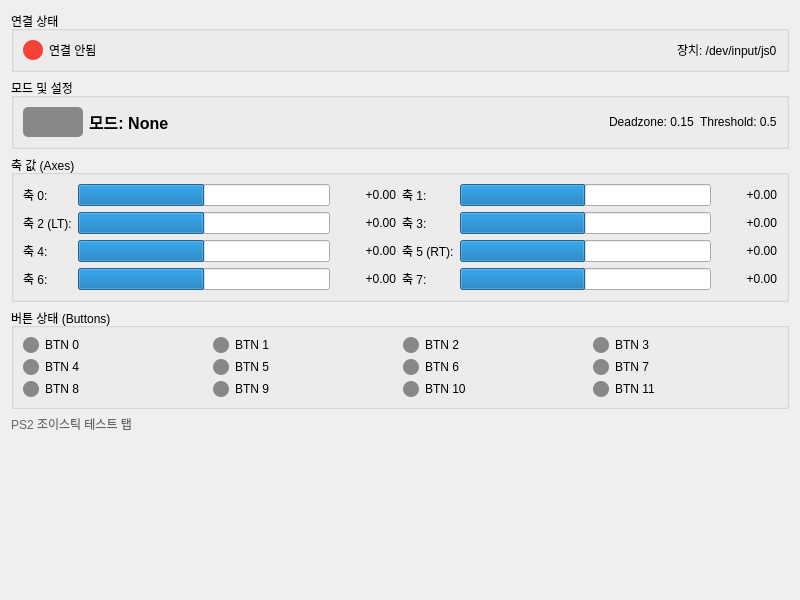
<?xml version="1.0" encoding="UTF-8"?>
<ui version="4.0">
 <class>PS2JoystickTestWidget</class>
 <widget class="QWidget" name="PS2JoystickTestWidget">
  <property name="geometry">
   <rect>
    <x>0</x>
    <y>0</y>
    <width>800</width>
    <height>600</height>
   </rect>
  </property>
  <layout class="QVBoxLayout" name="verticalLayout">
   <item>
    <!-- 연결 상태 그룹 -->
    <widget class="QGroupBox" name="groupBox_connection">
     <property name="title">
      <string>연결 상태</string>
     </property>
     <layout class="QHBoxLayout" name="horizontalLayout_connection">
      <item>
       <widget class="QLabel" name="label_connectionIndicator">
        <property name="minimumSize">
         <size>
          <width>20</width>
          <height>20</height>
         </size>
        </property>
        <property name="maximumSize">
         <size>
          <width>20</width>
          <height>20</height>
         </size>
        </property>
        <property name="styleSheet">
         <string>background-color: #F44336; border-radius: 10px;</string>
        </property>
        <property name="text">
         <string/>
        </property>
       </widget>
      </item>
      <item>
       <widget class="QLabel" name="label_connectionStatus">
        <property name="text">
         <string>연결 안됨</string>
        </property>
       </widget>
      </item>
      <item>
       <spacer name="horizontalSpacer_1">
        <property name="orientation">
         <enum>Qt::Horizontal</enum>
        </property>
        <property name="sizeHint" stdset="0">
         <size>
          <width>40</width>
          <height>20</height>
         </size>
        </property>
       </spacer>
      </item>
      <item>
       <widget class="QLabel" name="label_devicePath">
        <property name="text">
         <string>장치: /dev/input/js0</string>
        </property>
       </widget>
      </item>
     </layout>
    </widget>
   </item>
   <item>
    <!-- 모드 및 설정 그룹 -->
    <widget class="QGroupBox" name="groupBox_settings">
     <property name="title">
      <string>모드 및 설정</string>
     </property>
     <layout class="QHBoxLayout" name="horizontalLayout_settings">
      <item>
       <widget class="QLabel" name="label_modeIndicator">
        <property name="minimumSize">
         <size>
          <width>60</width>
          <height>30</height>
         </size>
        </property>
        <property name="styleSheet">
         <string>background-color: #888888; border-radius: 5px;</string>
        </property>
        <property name="text">
         <string/>
        </property>
       </widget>
      </item>
      <item>
       <widget class="QLabel" name="label_currentMode">
        <property name="font">
         <font>
          <pointsize>12</pointsize>
          <bold>true</bold>
         </font>
        </property>
        <property name="text">
         <string>모드: None</string>
        </property>
       </widget>
      </item>
      <item>
       <spacer name="horizontalSpacer_2">
        <property name="orientation">
         <enum>Qt::Horizontal</enum>
        </property>
        <property name="sizeHint" stdset="0">
         <size>
          <width>40</width>
          <height>20</height>
         </size>
        </property>
       </spacer>
      </item>
      <item>
       <widget class="QLabel" name="label_deadzone">
        <property name="text">
         <string>Deadzone: 0.15</string>
        </property>
       </widget>
      </item>
      <item>
       <widget class="QLabel" name="label_threshold">
        <property name="text">
         <string>Threshold: 0.5</string>
        </property>
       </widget>
      </item>
     </layout>
    </widget>
   </item>
   <item>
    <!-- 축 값 그룹 -->
    <widget class="QGroupBox" name="groupBox_axes">
     <property name="title">
      <string>축 값 (Axes)</string>
     </property>
     <layout class="QGridLayout" name="gridLayout_axes">
      <!-- 축 0 -->
      <item row="0" column="0">
       <widget class="QLabel" name="label_axis0">
        <property name="text"><string>축 0:</string></property>
       </widget>
      </item>
      <item row="0" column="1">
       <widget class="QProgressBar" name="progressBar_axis0">
        <property name="minimum"><number>0</number></property>
        <property name="maximum"><number>100</number></property>
        <property name="value"><number>50</number></property>
        <property name="textVisible"><bool>false</bool></property>
       </widget>
      </item>
      <item row="0" column="2">
       <widget class="QLabel" name="label_axisValue0">
        <property name="minimumSize"><size><width>60</width><height>0</height></size></property>
        <property name="text"><string>+0.00</string></property>
        <property name="alignment"><set>Qt::AlignRight|Qt::AlignVCenter</set></property>
       </widget>
      </item>
      <!-- 축 1 -->
      <item row="0" column="3">
       <widget class="QLabel" name="label_axis1">
        <property name="text"><string>축 1:</string></property>
       </widget>
      </item>
      <item row="0" column="4">
       <widget class="QProgressBar" name="progressBar_axis1">
        <property name="minimum"><number>0</number></property>
        <property name="maximum"><number>100</number></property>
        <property name="value"><number>50</number></property>
        <property name="textVisible"><bool>false</bool></property>
       </widget>
      </item>
      <item row="0" column="5">
       <widget class="QLabel" name="label_axisValue1">
        <property name="minimumSize"><size><width>60</width><height>0</height></size></property>
        <property name="text"><string>+0.00</string></property>
        <property name="alignment"><set>Qt::AlignRight|Qt::AlignVCenter</set></property>
       </widget>
      </item>
      <!-- 축 2 -->
      <item row="1" column="0">
       <widget class="QLabel" name="label_axis2">
        <property name="text"><string>축 2 (LT):</string></property>
       </widget>
      </item>
      <item row="1" column="1">
       <widget class="QProgressBar" name="progressBar_axis2">
        <property name="minimum"><number>0</number></property>
        <property name="maximum"><number>100</number></property>
        <property name="value"><number>50</number></property>
        <property name="textVisible"><bool>false</bool></property>
       </widget>
      </item>
      <item row="1" column="2">
       <widget class="QLabel" name="label_axisValue2">
        <property name="minimumSize"><size><width>60</width><height>0</height></size></property>
        <property name="text"><string>+0.00</string></property>
        <property name="alignment"><set>Qt::AlignRight|Qt::AlignVCenter</set></property>
       </widget>
      </item>
      <!-- 축 3 -->
      <item row="1" column="3">
       <widget class="QLabel" name="label_axis3">
        <property name="text"><string>축 3:</string></property>
       </widget>
      </item>
      <item row="1" column="4">
       <widget class="QProgressBar" name="progressBar_axis3">
        <property name="minimum"><number>0</number></property>
        <property name="maximum"><number>100</number></property>
        <property name="value"><number>50</number></property>
        <property name="textVisible"><bool>false</bool></property>
       </widget>
      </item>
      <item row="1" column="5">
       <widget class="QLabel" name="label_axisValue3">
        <property name="minimumSize"><size><width>60</width><height>0</height></size></property>
        <property name="text"><string>+0.00</string></property>
        <property name="alignment"><set>Qt::AlignRight|Qt::AlignVCenter</set></property>
       </widget>
      </item>
      <!-- 축 4 -->
      <item row="2" column="0">
       <widget class="QLabel" name="label_axis4">
        <property name="text"><string>축 4:</string></property>
       </widget>
      </item>
      <item row="2" column="1">
       <widget class="QProgressBar" name="progressBar_axis4">
        <property name="minimum"><number>0</number></property>
        <property name="maximum"><number>100</number></property>
        <property name="value"><number>50</number></property>
        <property name="textVisible"><bool>false</bool></property>
       </widget>
      </item>
      <item row="2" column="2">
       <widget class="QLabel" name="label_axisValue4">
        <property name="minimumSize"><size><width>60</width><height>0</height></size></property>
        <property name="text"><string>+0.00</string></property>
        <property name="alignment"><set>Qt::AlignRight|Qt::AlignVCenter</set></property>
       </widget>
      </item>
      <!-- 축 5 -->
      <item row="2" column="3">
       <widget class="QLabel" name="label_axis5">
        <property name="text"><string>축 5 (RT):</string></property>
       </widget>
      </item>
      <item row="2" column="4">
       <widget class="QProgressBar" name="progressBar_axis5">
        <property name="minimum"><number>0</number></property>
        <property name="maximum"><number>100</number></property>
        <property name="value"><number>50</number></property>
        <property name="textVisible"><bool>false</bool></property>
       </widget>
      </item>
      <item row="2" column="5">
       <widget class="QLabel" name="label_axisValue5">
        <property name="minimumSize"><size><width>60</width><height>0</height></size></property>
        <property name="text"><string>+0.00</string></property>
        <property name="alignment"><set>Qt::AlignRight|Qt::AlignVCenter</set></property>
       </widget>
      </item>
      <!-- 축 6 -->
      <item row="3" column="0">
       <widget class="QLabel" name="label_axis6">
        <property name="text"><string>축 6:</string></property>
       </widget>
      </item>
      <item row="3" column="1">
       <widget class="QProgressBar" name="progressBar_axis6">
        <property name="minimum"><number>0</number></property>
        <property name="maximum"><number>100</number></property>
        <property name="value"><number>50</number></property>
        <property name="textVisible"><bool>false</bool></property>
       </widget>
      </item>
      <item row="3" column="2">
       <widget class="QLabel" name="label_axisValue6">
        <property name="minimumSize"><size><width>60</width><height>0</height></size></property>
        <property name="text"><string>+0.00</string></property>
        <property name="alignment"><set>Qt::AlignRight|Qt::AlignVCenter</set></property>
       </widget>
      </item>
      <!-- 축 7 -->
      <item row="3" column="3">
       <widget class="QLabel" name="label_axis7">
        <property name="text"><string>축 7:</string></property>
       </widget>
      </item>
      <item row="3" column="4">
       <widget class="QProgressBar" name="progressBar_axis7">
        <property name="minimum"><number>0</number></property>
        <property name="maximum"><number>100</number></property>
        <property name="value"><number>50</number></property>
        <property name="textVisible"><bool>false</bool></property>
       </widget>
      </item>
      <item row="3" column="5">
       <widget class="QLabel" name="label_axisValue7">
        <property name="minimumSize"><size><width>60</width><height>0</height></size></property>
        <property name="text"><string>+0.00</string></property>
        <property name="alignment"><set>Qt::AlignRight|Qt::AlignVCenter</set></property>
       </widget>
      </item>
     </layout>
    </widget>
   </item>
   <item>
    <!-- 버튼 상태 그룹 -->
    <widget class="QGroupBox" name="groupBox_buttons">
     <property name="title">
      <string>버튼 상태 (Buttons)</string>
     </property>
     <layout class="QGridLayout" name="gridLayout_buttons">
      <!-- 버튼 0-3 -->
      <item row="0" column="0">
       <widget class="QFrame" name="frame_buttonIndicator0">
        <property name="minimumSize"><size><width>16</width><height>16</height></size></property>
        <property name="maximumSize"><size><width>16</width><height>16</height></size></property>
        <property name="styleSheet"><string>background-color: #888888; border-radius: 8px;</string></property>
       </widget>
      </item>
      <item row="0" column="1">
       <widget class="QLabel" name="label_button0"><property name="text"><string>BTN 0</string></property></widget>
      </item>
      <item row="0" column="2">
       <widget class="QFrame" name="frame_buttonIndicator1">
        <property name="minimumSize"><size><width>16</width><height>16</height></size></property>
        <property name="maximumSize"><size><width>16</width><height>16</height></size></property>
        <property name="styleSheet"><string>background-color: #888888; border-radius: 8px;</string></property>
       </widget>
      </item>
      <item row="0" column="3">
       <widget class="QLabel" name="label_button1"><property name="text"><string>BTN 1</string></property></widget>
      </item>
      <item row="0" column="4">
       <widget class="QFrame" name="frame_buttonIndicator2">
        <property name="minimumSize"><size><width>16</width><height>16</height></size></property>
        <property name="maximumSize"><size><width>16</width><height>16</height></size></property>
        <property name="styleSheet"><string>background-color: #888888; border-radius: 8px;</string></property>
       </widget>
      </item>
      <item row="0" column="5">
       <widget class="QLabel" name="label_button2"><property name="text"><string>BTN 2</string></property></widget>
      </item>
      <item row="0" column="6">
       <widget class="QFrame" name="frame_buttonIndicator3">
        <property name="minimumSize"><size><width>16</width><height>16</height></size></property>
        <property name="maximumSize"><size><width>16</width><height>16</height></size></property>
        <property name="styleSheet"><string>background-color: #888888; border-radius: 8px;</string></property>
       </widget>
      </item>
      <item row="0" column="7">
       <widget class="QLabel" name="label_button3"><property name="text"><string>BTN 3</string></property></widget>
      </item>
      <!-- 버튼 4-7 -->
      <item row="1" column="0">
       <widget class="QFrame" name="frame_buttonIndicator4">
        <property name="minimumSize"><size><width>16</width><height>16</height></size></property>
        <property name="maximumSize"><size><width>16</width><height>16</height></size></property>
        <property name="styleSheet"><string>background-color: #888888; border-radius: 8px;</string></property>
       </widget>
      </item>
      <item row="1" column="1">
       <widget class="QLabel" name="label_button4"><property name="text"><string>BTN 4</string></property></widget>
      </item>
      <item row="1" column="2">
       <widget class="QFrame" name="frame_buttonIndicator5">
        <property name="minimumSize"><size><width>16</width><height>16</height></size></property>
        <property name="maximumSize"><size><width>16</width><height>16</height></size></property>
        <property name="styleSheet"><string>background-color: #888888; border-radius: 8px;</string></property>
       </widget>
      </item>
      <item row="1" column="3">
       <widget class="QLabel" name="label_button5"><property name="text"><string>BTN 5</string></property></widget>
      </item>
      <item row="1" column="4">
       <widget class="QFrame" name="frame_buttonIndicator6">
        <property name="minimumSize"><size><width>16</width><height>16</height></size></property>
        <property name="maximumSize"><size><width>16</width><height>16</height></size></property>
        <property name="styleSheet"><string>background-color: #888888; border-radius: 8px;</string></property>
       </widget>
      </item>
      <item row="1" column="5">
       <widget class="QLabel" name="label_button6"><property name="text"><string>BTN 6</string></property></widget>
      </item>
      <item row="1" column="6">
       <widget class="QFrame" name="frame_buttonIndicator7">
        <property name="minimumSize"><size><width>16</width><height>16</height></size></property>
        <property name="maximumSize"><size><width>16</width><height>16</height></size></property>
        <property name="styleSheet"><string>background-color: #888888; border-radius: 8px;</string></property>
       </widget>
      </item>
      <item row="1" column="7">
       <widget class="QLabel" name="label_button7"><property name="text"><string>BTN 7</string></property></widget>
      </item>
      <!-- 버튼 8-11 -->
      <item row="2" column="0">
       <widget class="QFrame" name="frame_buttonIndicator8">
        <property name="minimumSize"><size><width>16</width><height>16</height></size></property>
        <property name="maximumSize"><size><width>16</width><height>16</height></size></property>
        <property name="styleSheet"><string>background-color: #888888; border-radius: 8px;</string></property>
       </widget>
      </item>
      <item row="2" column="1">
       <widget class="QLabel" name="label_button8"><property name="text"><string>BTN 8</string></property></widget>
      </item>
      <item row="2" column="2">
       <widget class="QFrame" name="frame_buttonIndicator9">
        <property name="minimumSize"><size><width>16</width><height>16</height></size></property>
        <property name="maximumSize"><size><width>16</width><height>16</height></size></property>
        <property name="styleSheet"><string>background-color: #888888; border-radius: 8px;</string></property>
       </widget>
      </item>
      <item row="2" column="3">
       <widget class="QLabel" name="label_button9"><property name="text"><string>BTN 9</string></property></widget>
      </item>
      <item row="2" column="4">
       <widget class="QFrame" name="frame_buttonIndicator10">
        <property name="minimumSize"><size><width>16</width><height>16</height></size></property>
        <property name="maximumSize"><size><width>16</width><height>16</height></size></property>
        <property name="styleSheet"><string>background-color: #888888; border-radius: 8px;</string></property>
       </widget>
      </item>
      <item row="2" column="5">
       <widget class="QLabel" name="label_button10"><property name="text"><string>BTN 10</string></property></widget>
      </item>
      <item row="2" column="6">
       <widget class="QFrame" name="frame_buttonIndicator11">
        <property name="minimumSize"><size><width>16</width><height>16</height></size></property>
        <property name="maximumSize"><size><width>16</width><height>16</height></size></property>
        <property name="styleSheet"><string>background-color: #888888; border-radius: 8px;</string></property>
       </widget>
      </item>
      <item row="2" column="7">
       <widget class="QLabel" name="label_button11"><property name="text"><string>BTN 11</string></property></widget>
      </item>
     </layout>
    </widget>
   </item>
   <item>
    <!-- 상태 메시지 -->
    <widget class="QLabel" name="label_statusMessage">
     <property name="text">
      <string>PS2 조이스틱 테스트 탭</string>
     </property>
     <property name="styleSheet">
      <string>color: #666666;</string>
     </property>
    </widget>
   </item>
   <item>
    <spacer name="verticalSpacer">
     <property name="orientation">
      <enum>Qt::Vertical</enum>
     </property>
     <property name="sizeHint" stdset="0">
      <size>
       <width>20</width>
       <height>40</height>
      </size>
     </property>
    </spacer>
   </item>
  </layout>
 </widget>
 <resources/>
 <connections/>
</ui>
